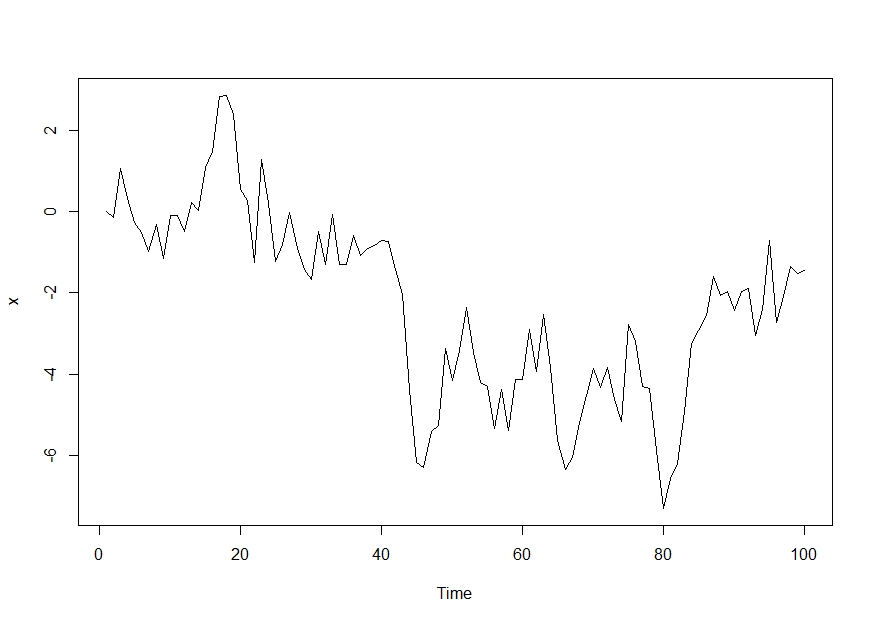

This figure's R source:
set.seed(34)
n = 100
x = numeric(n)
for (i in 2:n) {
  x[i] = rnorm(1, mean=x[i-1], sd=1.0)
}
plot.ts(x)
